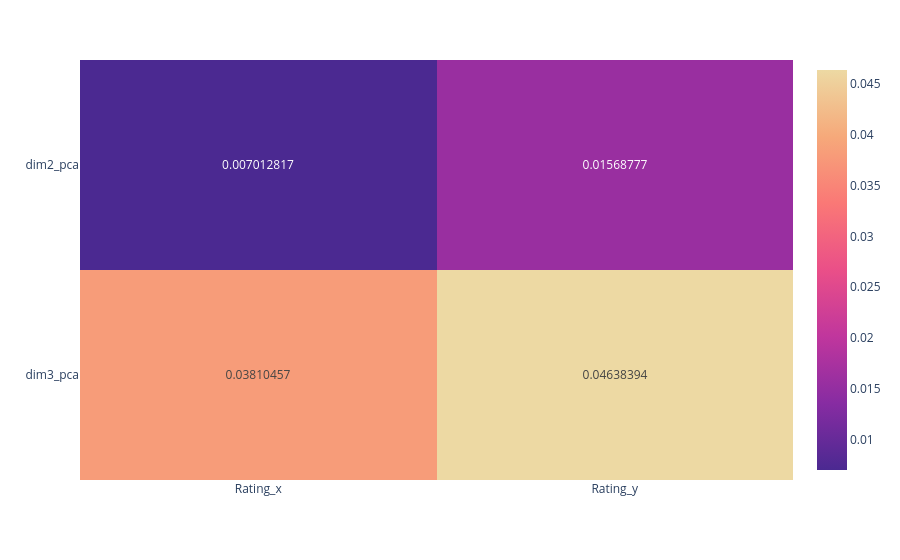

Notebook cell for this chart:
### Code cell
fig_corr

### Figure 1 — Plotly figure (JSON) as saved in the notebook; plotly's stock layout.template omitted (floating-point values rounded to 4 significant figures)
{"data": [{"coloraxis": "coloraxis", "hovertemplate": "x: %{x}<br>y: %{y}<br>color: %{z}<extra></extra>", "name": "0", "texttemplate": "%{z}", "type": "heatmap", "x": ["Rating_x", "Rating_y"], "xaxis": "x", "y": ["dim2_pca", "dim3_pca"], "yaxis": "y", "z": [[0.007013, 0.01569], [0.0381, 0.04638]]}], "layout": {"coloraxis": {"colorscale": [[0, "rgb(75, 41, 145)"], [0.1667, "rgb(135, 44, 162)"], [0.3333, "rgb(192, 54, 157)"], [0.5, "rgb(234, 79, 136)"], [0.6667, "rgb(250, 120, 118)"], [0.8333, "rgb(246, 169, 122)"], [1, "rgb(237, 217, 163)"]]}, "margin": {"t": 60}, "xaxis": {"anchor": "y", "domain": [0, 1]}, "yaxis": {"anchor": "x", "autorange": "reversed", "domain": [0, 1]}}}
